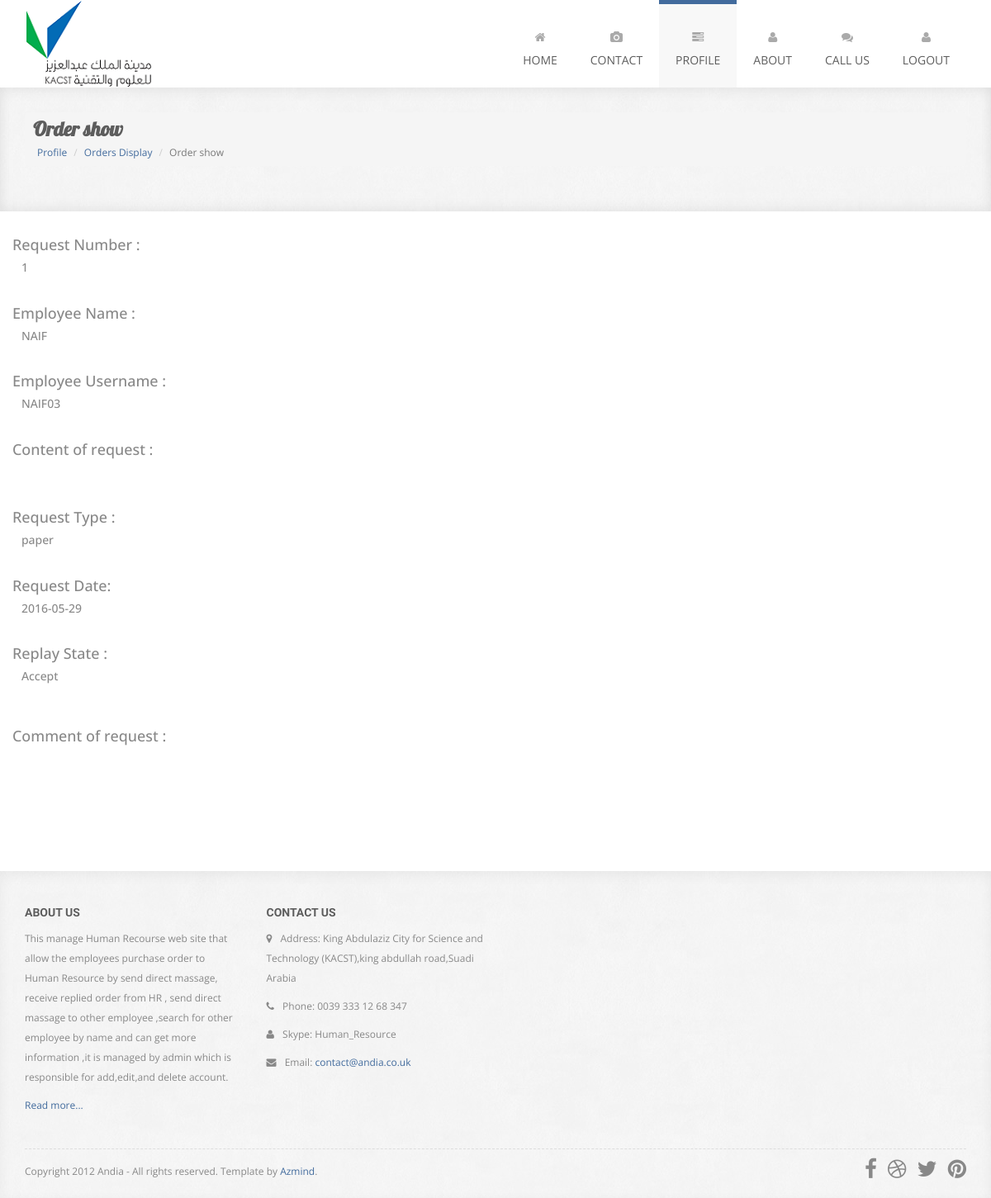
The app's page /showorder.php?OID=1 (signed in) with its own data.
### tables this page shows
CREATE TABLE `employee` (
  `EID` int(10) NOT NULL,
  `Ename` varchar(30) NOT NULL,
  `EXT` int(5) NOT NULL,
  `Email` varchar(25) NOT NULL,
  `BriefJobDescription` varchar(50) NOT NULL,
  `Position` enum('admin','hr','employee','') NOT NULL,
  `Username` varchar(10) NOT NULL,
  `Password` varchar(32) NOT NULL
);

CREATE TABLE `resource` (
  `RID` int(10) NOT NULL,
  `Type` varchar(10) NOT NULL,
  `Quantity` int(5) NOT NULL
);

CREATE TABLE `purchaseorder` (
  `OID` int(10) NOT NULL,
  `Date` date NOT NULL,
  `ReplyStatus` enum('Start','Accept','Reject') NOT NULL,
  `Content` tinytext NOT NULL,
  `comment` tinytext NOT NULL,
  `EID` int(10) NOT NULL,
  `RID` int(10) NOT NULL
);

### ClassUser.php (called while the page is built, shortened)
<?php
class USER
{
	private $conn;
	public function __construct()
	{
		$database = new Database();
		$db = $database->dbConnection();
		$this->conn = $db;
    }
	public function runQuery($sql)
	{
		$stmt = $this->conn->prepare($sql);
		return $stmt;
	}
}
?>

### showorder.php (the view, shortened to what this page needs)
<?php
	require_once("ClassUser.php");
	?>
<!DOCTYPE html>
<html lang="en">
    <head>
  <link rel="stylesheet" href="http://maxcdn.bootstrapcdn.com/bootstrap/3.3.6/css/bootstrap.min.css">
        <link rel="stylesheet" href="assets/bootstrap/css/bootstrap.min.css">
        <link rel="stylesheet" href="assets/font-awesome/css/font-awesome.min.css">
        <link rel="stylesheet" href="assets/css/animate.css">
        <link rel="stylesheet" href="assets/css/magnific-popup.css">
        <link rel="stylesheet" href="assets/flexslider/flexslider.css">
        <link rel="stylesheet" href="assets/css/form-elements.css">
        <link rel="stylesheet" href="assets/css/style.css">
        <link rel="stylesheet" href="assets/css/media-queries.css">
        <link rel="stylesheet" href="assets/bootstrap/css/bootstrap.min.css">
        <link rel="stylesheet" href="assets/font-awesome/css/font-awesome.min.css">
        <link rel="stylesheet" href="assets/css/animate.css">
        <link rel="stylesheet" href="assets/css/magnific-popup.css">
        <link rel="stylesheet" href="assets/flexslider/flexslider.css">
        <link rel="stylesheet" href="assets/css/form-elements.css">
        <link rel="stylesheet" href="assets/css/style.css">
        <link rel="stylesheet" href="assets/css/media-queries.css">
    </head>
    <body>
		<nav class="navbar" role="navigation">
			<div class="container">
				<div class="navbar-header">
					<a class="navbar-brand" href="index.html"></a>
				</div>
				<div class="collapse navbar-collapse" id="top-navbar-1">
					<ul class="nav navbar-nav navbar-right">
						<li>
							<a href="index.html">
								<i class="fa fa-home"></i><br>Home
							</a>
						</li>
						<li>
							<a href="Contact.php"><i class="fa fa-camera"></i><br>Contact</a>
						</li>
						<li class=" active">
							<a href="AuthorisationProfile.php"><i class="fa fa-tasks"></i><br>profile</a>
						</li>
						<li>
							<a href="about.html"><i class="fa fa-user"></i><br>About</a>
						</li>
						<li>
							<a href="CallUS.html"><i class="fa fa-comments"></i><br>Call us</a>
						</li>
						<li>
						<a href="login.php"><i class="fa fa-user"></i><br>logout</a></li>
					</ul>
				</div>
			</div>
		</nav>
        <div class="page-title-container">
            <div class="container">
                <div class="row">
                    <div class="col-sm-12 wow fadeIn">
                        <h1>Order show</h1>
                    </div>
					<div class="container">
  <ul class="breadcrumb">
    <li><a   href="AuthorisationProfile.php">Profile</a></li>
    <li><a   href="ordersdisplay.php">Orders Display</a></li>
    <li class="active">Order show</li>
  </ul>
</div>
                </div>
            </div>
        </div>
        <div class="contact-us-container">
        	<div class="container">
	            <div class="row">
<?php
                      $user = new USER();
			          $OID=$_GET['OID'];
		             $result = $user->runQuery("SELECT * FROM purchaseorder where OID =:OID");
		             $result->execute(array(':OID' =>$OID));
	                 for($i=0; $row = $result->fetch(); $i++){
		             $content= $row['Content'];
					 $RequestDate= $row['Date'];
					 $ReplyStatus = $row['ReplyStatus'];
					 $RID= $row['RID'];
					 $EID =$row['EID'];
					 $comment =$row['comment'];
		                        }
	                 $result2 = $user->runQuery("SELECT * FROM employee where EID=:EID");
		             $result2->execute(array(':EID' =>$EID));
	                 for($i=0; $row2 = $result2->fetch(); $i++){
		             $ename= $row2['Ename'];
					 $Username=$row2['Username'];
					 }
					 echo'<h4>Request Number :</h4>  ';
					 echo'<h5>&nbsp;&nbsp;&nbsp;'.$OID.'</h5>';
					 echo'<br>';
					 ECHO '<h4>Employee Name :</h4>';
					 echo '<h5>&nbsp;&nbsp;&nbsp;'.$ename.'</h5>';
					 echo'<br>';
			         echo'<h4>Employee Username :</h4>';
					 echo '<h5>&nbsp;&nbsp;&nbsp;'.$Username.'</h5>';
					 echo' </br> <h4> Content of request :</h4>';
		             echo '<h5>&nbsp;&nbsp;&nbsp;'.$content.'</h5>' ;
					 echo '<h4>Request Type :</h4>';
					 $result2 = $user->runQuery("SELECT * FROM resource where RID =:RID");
		             $result2->execute(array(':RID' =>$RID));
	                 for($i=0; $row2 = $result2->fetch(); $i++){
					 $type= $row2['Type'];
					 }
                	  echo '<h5>&nbsp;&nbsp;&nbsp;'.$type.'</h5>' ;
					  echo '<h4>Request Date:</h4> ';
					  echo '<h5>&nbsp;&nbsp;&nbsp;'.$RequestDate.'</h5>';
	                  echo ' <br>';
	                  echo '<h4> Replay State : </h5>';
                      echo '<h5>&nbsp;&nbsp;&nbsp;'.$ReplyStatus.'</h5>';
					  echo' </br> <h4> Comment of request :</h4>';
		              echo '<h5>&nbsp;&nbsp;&nbsp;'.$comment.'</h5>' ;
			?>
		</div>
            </div>
        </div>
		<br><br>
        <footer>
            <div class="container">
                <div class="row">
                    <div class="col-sm-3 footer-box wow fadeInUp">
                        <h4>About Us</h4>
                        <div class="footer-box-text">
	                        <p>
	                        	This manage Human Recourse web site that allow the employees purchase order to Human Resource by send direct massage, receive replied order from HR , send direct massage to other employee ,search for other employee by name and can get more information ,it is managed by admin which is responsible for add,edit,and delete account.
	                        </p>
	                        <p><a href="about.html">Read more...</a></p>
                        </div>
                    </div>
                    <div class="col-sm-3 footer-box wow fadeInDown">
                        <h4>Contact Us</h4>
                        <div class="footer-box-text footer-box-text-contact">
	                        <p><i class="fa fa-map-marker"></i> Address: King Abdulaziz City for Science and Technology (KACST),king abdullah road,Suadi Arabia</p>
	                        <p><i class="fa fa-phone"></i> Phone: 0039 333 12 68 347</p>
	                        <p><i class="fa fa-user"></i> Skype: Human_Resource</p>
	                        <p><i class="fa fa-envelope"></i> Email: <a href="">contact@andia.co.uk</a></p>
                        </div>
                    </div>
                </div>
                <div class="row">
                	<div class="col-sm-12 wow fadeIn">
                		<div class="footer-border"></div>
                	</div>
                </div>
                <div class="row">
                    <div class="col-sm-7 footer-copyright wow fadeIn">
                        <p>Copyright 2012 Andia - All rights reserved. Template by <a href="http://azmind.com">Azmind</a>.</p>
                    </div>
                    <div class="col-sm-5 footer-social wow fadeIn">
                        <a href="#"><i class="fa fa-facebook"></i></a>
                        <a href="#"><i class="fa fa-dribbble"></i></a>
                        <a href="#"><i class="fa fa-twitter"></i></a>
                        <a href="#"><i class="fa fa-pinterest"></i></a>
                    </div>
                </div>
            </div>
        </footer>
    </body>
</html>

### assets/css/style.css (style rules this page uses)
body { background: #fff; text-align: center; font-family: 'Open Sans', sans-serif; color: #888; font-size: 12px; }
a { color: #426b9d; text-decoration: none; -o-transition: all .3s; -moz-transition: all .3s; -webkit-transition: all .3s; -ms-transition: all .3s; transition: all .3s; }
h1, h2 { line-height: 40px; }
h3, h4 { line-height: 20px; }
.navbar { margin-bottom: 0; background: #fff; border: 0; -moz-border-radius: 0; -webkit-border-radius: 0; border-radius: 0; }
ul.navbar-nav { font-size: 14px; color: #888; text-transform: uppercase; }
ul.navbar-nav li a { padding: 23px 20px; background: #fff; border-top: 5px solid #fff; color: #5d5d5d; }
ul.navbar-nav li.active a { background: #f8f8f8; border-color: #426b9d; color: #5d5d5d; }
ul.navbar-nav li a i { line-height: 35px; color: #aaa; }
.navbar>.container .navbar-brand { margin-left: 0; }
.navbar-brand { width: 167px; height: 106px; background: url(../img/logo.png) left center no-repeat; text-indent: -99999px; }
footer { margin: 0 auto; padding-bottom: 10px; background: #f8f8f8 url(../img/pattern.jpg) left top repeat; -moz-box-shadow: 0 5px 15px 0 rgba(0,0,0,.05) inset; -webkit-box-shadow: 0 5px 15px 0 rgba(0,0,0,.05) inset; box-shadow: 0 5px 15px 0 rgba(0,0,0,.05) inset; }
.footer-box { margin-top: 20px; text-align: left; }
.footer-box h4 { margin-top: 20px; font-family: 'Droid Sans', sans-serif; font-size: 14px; color: #5d5d5d; font-weight: bold; text-transform: uppercase; text-shadow: 0 1px 0 rgba(255,255,255,.7); }
.footer-box-text p { line-height: 24px; }
.footer-box-text-contact i { padding-right: 7px; }
.footer-border { margin-top: 30px; border-top: 1px dashed #ddd; }
.footer-copyright { margin-top: 15px; line-height: 24px; text-align: left; }
.footer-social { margin-top: 5px; text-align: right; }
.footer-social a { margin: 0 0 0 10px; font-size: 26px; color: #888; }
.page-title-container { margin: 0 auto; padding: 30px 0 35px 0; background: #f8f8f8 url(../img/pattern.jpg) left top repeat; text-align: left; -moz-box-shadow: 0 5px 15px 0 rgba(0,0,0,.05) inset, 0 -5px 15px 0 rgba(0,0,0,.05) inset; -webkit-box-shadow: 0 5px 15px 0 rgba(0,0,0,.05) inset, 0 -5px 15px 0 rgba(0,0,0,.05) inset; box-shadow: 0 5px 15px 0 rgba(0,0,0,.05) inset, 0 -5px 15px 0 rgba(0,0,0,.05) inset; }
.page-title-container h1 { display: inline; margin-left: 10px; font-family: 'Lobster', cursive; font-size: 24px; color: #5d5d5d; font-weight: bold; text-shadow: 0 1px 0 rgba(255, 255, 255, .7); vertical-align: middle; }
.contact-us-container { margin-top: 20px; padding-bottom: 50px; text-align: left; }

### records on screen
employee: Ename "NAIF", Username "NAIF03"
resource: Type "paper"
purchaseorder: Date "2016-05-29", ReplyStatus "Accept"

### other values on screen
$OID "1"
